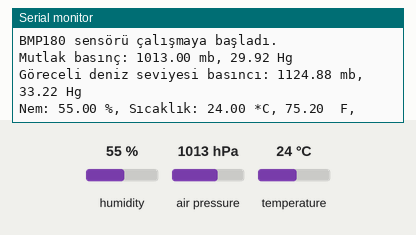
Recording of a sketch running on a simulated ESP8266 (NodeMCU). On the bench: the last lines printed to the serial monitor. Inputs (shaded band) come from the test bench; at power-on: humidity 55 %, air pressure 1013 hPa, temperature 24 °C. WiFi joins after 1.5 s; servers stay silent unless stated.

Above: at 3.8 s.
3.9 s: humidity set to 22 %
At 8.0 s:
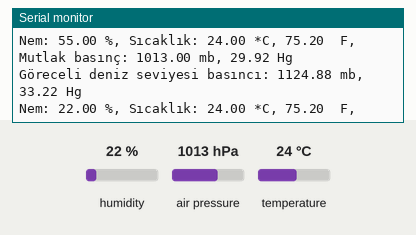
8.8 s: air pressure set to 952 hPa
At 12.4 s:
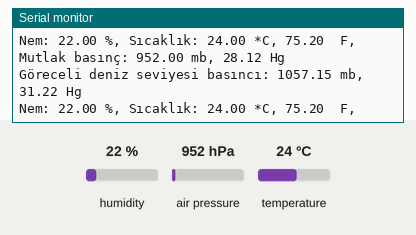
13.7 s: temperature set to 12 °C
At 15.6 s:
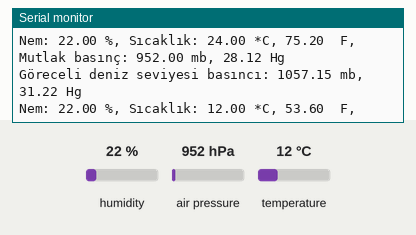

Measured:
- after the input at 3.9 s, the serial monitor: prints a new line after 3.0 s (image 1)
- after the input at 8.8 s, the serial monitor: prints a new line after 2.2 s (image 2)
- after the input at 13.7 s, the serial monitor: prints a new line after 1.4 s (image 3)

The sketch:

46.IoTBM180meteroloji.ino
```cpp
#include <ESP8266WiFi.h> //Wi-fi bağlantısı için kullanılan kütüphane koda eklenir.
#include "DHT.h" //DHT11 nem ve sıcaklık sensörü kütüphanesi eklenir.
#include <SFE_BMP180.h> //Basınç sensörü (BMP180) kütüphanesi eklenir.
#include <Wire.h> //Standart olarak vardır.

#define yukseklik 875.0 //Ankara,TR deniz seviyesinden yüksekliği
//Bulunulan yerin deniz seviyesinden yüksekliği manuel olarak girilmelidir.
#define DHTPIN D3     // DHT11 sensörünün bağlandığı pin tanımlanır.
#define DHTTYPE DHT11   // DHT 11 sensör türü olarak seçilir.

SFE_BMP180 basinc; //basinc altında bir BM180 sensör nesnesi oluşturulur.
DHT dht(DHTPIN, DHTTYPE); //dht isminde bir nem ve sıcaklık sensörü nesnesi oluşturulur.
const char* ssid     = "***"; //Wi-fi kullanıcı ismi yazılır.
const char* password = "***"; //Wi-fi kullanıcı şifresi yazılır.

char status;
double T,P,basinc0; //Mutlak basınç ölçümü P değerinde saklanır.
//BM180 aynı zamanda sıcaklık da ölçtüğü için ölçümde kullanılacak sıcaklık değeri T değerinde saklanır.
//Göreceli basınc değeri için basinc0 değişkeni kullanılır.
WiFiServer server(80); //Sunucuya bağlanmak için bir sunucu nesnesi oluşturulur.

void setup() {
Serial.begin(9600); //Seri port ekranı çalışma hızı atanır.
delay(100);
dht.begin(); //DHT11 sensörü başlatılır.
Serial.print("Bağlanıyor... ");
Serial.println(ssid); //Bağlantı için kullanılacak wifi kullanıcı ismi ekrana yazdırılarak...
WiFi.begin(ssid, password); //...wi-fi bağlantısı başlatılır.

while (WiFi.status() != WL_CONNECTED) { //Yarım saniye aralıklarla bağlantı kontrol edilir. Bu arada ekrana . yazdırılır.
delay(500);
Serial.print(".");
}

Serial.println(""); //Eğer bağlantı başarılı olursa ekrana...
Serial.println("Kablosuz ağ(Wi-Fi)bağlandı."); //...yazdırılır.
server.begin(); //Sunucunun çalışması başları ve...
Serial.println("Sunucu başladı."); //Ekrana ...yazar.

Serial.println(WiFi.localIP()); //Kullanılacak IP adresi ekrana yazdırılır. Bu IP aynı zamanda sunucuya bağlanmak için kullanılmaktadır.
if (basinc.begin()) //Eğer BM180 sensörü başarılı şekilde çalışmaya başlarsa...
Serial.println("BMP180 sensörü çalışmaya başladı."); //Ekrana ... yazdırılır.
else
{
Serial.println("BMP180 sensör hatası\n\n"); //Eğer BM180 sensörü düzgün şekilde çalışmazsa ekrana ...yazdırılır.
while(1); // Program durur.
}
delay(1000);
}

void loop() {

float nem = dht.readHumidity(); //Nem değeri okunur.
float sicaklikC = dht.readTemperature(); // Celsius cinsinden sıcaklık okunur.
float sicaklikF = dht.readTemperature(true); // Fahrenayt cinsinden sıcaklık okunur. (Fahrenheit = true)

status = basinc.startPressure(3); //Sensörden basınç değerinin okunması başlatılır.
//Burda parametre bekleme süresiyle ilgilidir. 0=en hızlı okuma, 3=en uzun bekleme
if (status != 0)
{
// Okuma işleminin tamamlanması beklenir.
delay(status);

status = basinc.getPressure(P,T); //Sensörden P ve T değerleri elde edilir.
if (status != 0)
{
Serial.print("Mutlak basınç: "); //Mutlak basınç değeri 2 ondalıklı olmak üzere seri porta yazdırılır.
Serial.print(P,2);
Serial.print(" mb, "); //Yazdırılan değer mb cinsindendir.
Serial.print(P*0.0295333727,2); //Değer aynı zamanda Hg cinsine dönüştürülerek yazdırılır.
Serial.println(" Hg");

basinc0 = basinc.sealevel(P,yukseklik); // Ankara, TR, deniz seviyesi 875 metre
Serial.print("Göreceli deniz seviyesi basıncı: ");
Serial.print(basinc0,2);
Serial.print(" mb, "); //Hesaplanan göreceli deniz seviyesi basıncı mb ve Hg cinsinden yazdırılır.
Serial.print(basinc0*0.0295333727,2);
Serial.println(" Hg");
}
}
Serial.print("Nem: "); //Nem ve sıcaklık değerleri (santigrad ve fahrenayt cinsinden) seri port ekrana yazdırılır.
Serial.print(nem);
Serial.print(" %, ");
Serial.print("Sıcaklık: ");
Serial.print(sicaklikC);
Serial.print(" *C, ");
Serial.print(sicaklikF);
Serial.println("  F, ");
Serial.println("");

WiFiClient client = server.available(); // Sunucuya baglanılıp bağlanılmadığı kontrol edilir.
// Bu kısımda html kodları yardımıyla web istemci sayfası oluşturulur.
client.println("HTTP/1.1 200 OK"); //Standart bir html sayfası oluşturulur.
client.println("Content-Type: text/html");
client.println("Connection: close");  // Sunucu bağlantısı, yanıtın tamamlanmasından sonra kapatılır.
client.println("Refresh: 10");  // Web sayfası her 10 saniyede bir yenilenir.
client.println();
client.println("<!DOCTYPE HTML>");
client.println("<html>");
//html sayfasının yazı tipi, sayfa ortalama özelliği, ve sayfa zemin rengi sarı olarak ayarlanır.
client.println("<style>html { font-family: Cairo; text-align: center;color: black; background-color: PowderBlue;}");client.println("</style>");
client.println("</head>");
//h2 etiketiyle sayfanın ortasına bu yazı yazdırılır.
client.println("<h2 style=color:red> NodeMCU METEROLOJI SUNUCU SAYFASI</h2>");
//Okunan nem değeri sayfanın ortasına yazdırılır.
client.print("<p><h2>Nem: "); client.print(nem); client.println(" %</h2></p>");
//Okunan sıcaklık değeri sayfanın ortasına yazdırılır. (santigrad ve fahrenayt cinsinden)
client.print("<p><h2>Sicaklik: "); client.print(sicaklikC); client.print(" *C,  ");
client.print(sicaklikF);client.println(" F </h2></p>");
//Okunan basınç değeri, sayfanın ortasına yazdırılır (mb cinsinde)
client.print("<p><h2>Basinc: "); client.print(basinc0,2); client.println(" mb </h2></p>");

client.println("</html>");
delay(4000); //4 saniye beklenir.
}
```
